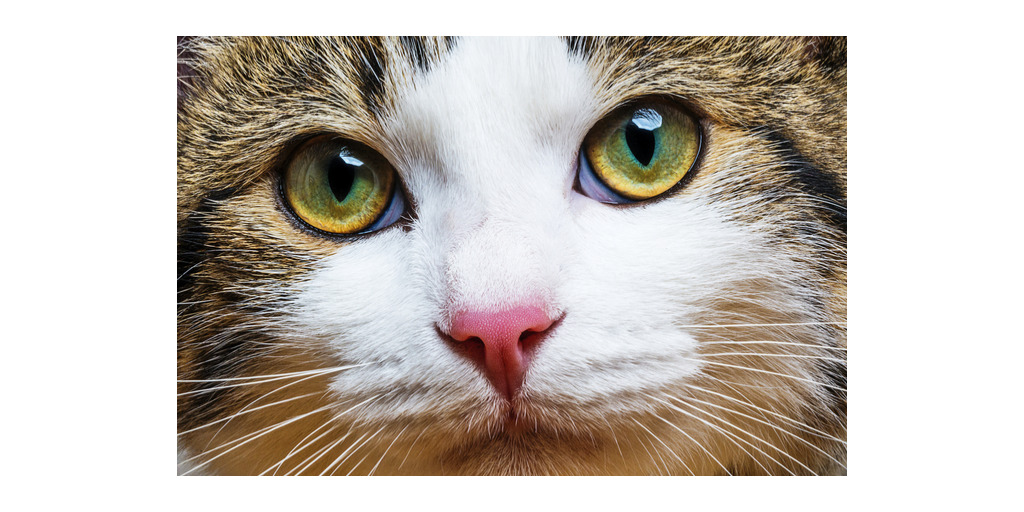
#> input picture ex3/externals/cat.jpg, 1024 x 512 px; its folder holds only this picture in this run
$ python -i sol4.py   (imports and definitions only)   (older library calls are emulated)
#> lines starting #> are read from the running program, lines starting #| are printed output that depends on the picture; after the words box and inside, x2 and y2 are one past the last pixel; in counts of white or black regions, pixels touching at a corner belong together
### ex4/sol4_utils.py
import numpy as np
from skimage.color import rgb2gray
from scipy.misc import imread
import scipy.signal


# [19 lines left out: function read_image, not called in this run]


def create_kernel(kernel_size):
    """
    Creates a blurring kernel of
    :param kernel_size: The size of the gaussian kernel in each dimension
    :return: a blurring kernel with the shape kernel_size X kernel_size containing the approximation of the gaussian
    distribution using the binomial coefficients
    """
    kernel_base = np.array([[1, 1]]).astype(np.float64)
    for i in range(kernel_size - 2):
        kernel_base = scipy.signal.convolve2d(kernel_base, np.array([[1, 1]]))
    kernel = np.outer(kernel_base, kernel_base)
    norm_kernel = kernel/np.sum(kernel)
    return norm_kernel


# [126 lines left out: functions create_blur_filter, reduce_image, expand_image, build_gaussian_pyramid, build_laplacian_pyramid, laplacian_to_image, not called in this run]


def blur_spatial(im, kernel_size):
    """
    Blurs the given image using convolution with a blurring gaussian kernel
    :param im: The given image to blur (grayscale float64 image).
    :param kernel_size: The size of the gaussian kernel in each dimension
    :return: The output blurry image (grayscale float64 image).
    """
    if kernel_size == 1:
        return im
    kernel = create_kernel(kernel_size)
    blurred_im = scipy.signal.convolve2d(im, kernel, mode='same', boundary='wrap')
    return blurred_im


# [29 lines left out: function pyramid_blending, not called in this run]

### ex4/sol4.py
import numpy as np
import os
import matplotlib.pyplot as plt
import scipy
from scipy.misc import imsave
import shutil
import random
import math

from scipy.ndimage.morphology import generate_binary_structure
from scipy.ndimage.filters import maximum_filter
from scipy.ndimage import label, center_of_mass

import sol4_utils

CORNER_DETECTOR_K = 0.04


def non_maximum_suppression(image):
    """
    Finds local maximas of an image.
    :param image: A 2D array representing an image.
    :return: A boolean array with the same shape as the input image, where True indicates local maximum.
    """
    # Find local maximas.
    neighborhood = generate_binary_structure(2, 2)
    local_max = maximum_filter(image, footprint=neighborhood) == image
    local_max[image < (image.max()*0.1)] = False

    # Erode areas to single points.
    lbs, num = label(local_max)
    centers = center_of_mass(local_max, lbs, np.arange(num)+1)
    centers = np.stack(centers).round().astype(np.int)
    ret = np.zeros_like(image, dtype=np.bool)
    ret[centers[:, 0], centers[:, 1]] = True

    return ret


def harris_corner_detector(im):
    """
    Detects harris corners.
    :param im: A 2D array representing an image.
    :return: An array with shape (N,2), where ret[i,:] are the [x,y] coordinates of the ith corner points.
    """
    x_der = np.array([[1, 0, -1]])
    y_der = np.array([[1, 0, -1]]).T

    im_x = scipy.signal.convolve2d(im, x_der, mode='same', boundary='symm')
    im_y = scipy.signal.convolve2d(im, y_der, mode='same',  boundary='symm')

    im_xx = sol4_utils.blur_spatial(im_x*im_x, 3)
    im_yy = sol4_utils.blur_spatial(im_y*im_y, 3)
    im_xy = sol4_utils.blur_spatial(im_x*im_y, 3)

    im_det = im_xx*im_yy - im_xy**2
    im_trace = im_xx + im_yy
    R = im_det - CORNER_DETECTOR_K*(im_trace**2)
    local_maximums = non_maximum_suppression(R)
    y_indices, x_indices = np.where(local_maximums)
    return np.column_stack((x_indices, y_indices))


# [326 lines left out: functions spread_out_corners, sample_descriptor, find_features, match_features, estimate_rigid_transform, apply_homography and 7 more, not called in this run]


class PanoramicVideoGenerator:
    """
    Generates panorama from a set of images.
    """

    # [137 lines left out: functions __init__, align_images, generate_panoramic_images, save_panoramas_to_video, show_panorama, not called in this run]

>>> import cv2
>>> picture = cv2.imread('../ex3/externals/cat.jpg', cv2.IMREAD_GRAYSCALE)
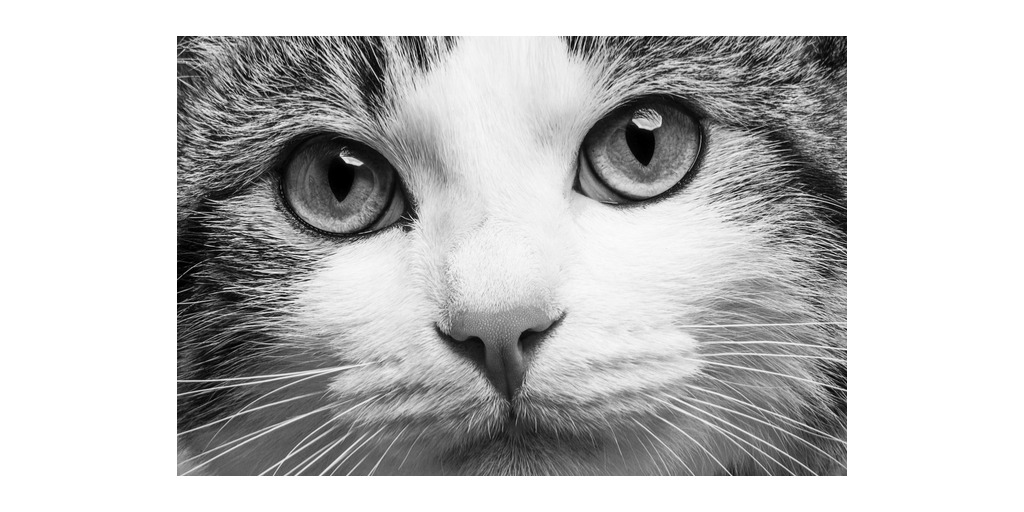
#> picture: shape (512, 1024); min 0, max 255, mean 193
>>> result = harris_corner_detector(picture)
#> in harris_corner_detector, `im_y = scipy.signal.convolve2d(im, y_der, mode='same',  boundary='symm')`:
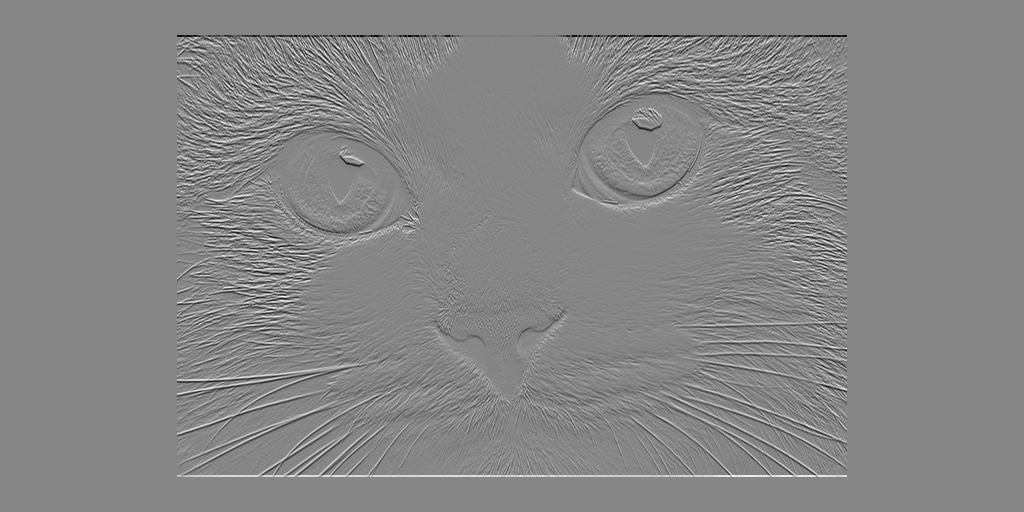
#> im_y: shape (512, 1024) int64; min -253, max 228, mean 0; drawn with min black and max white
#> call 3 of blur_spatial, with kernel_size = 3
#> in blur_spatial (call 3), `blurred_im = scipy.signal.convolve2d(im, kernel, mode='same', boundary..`:
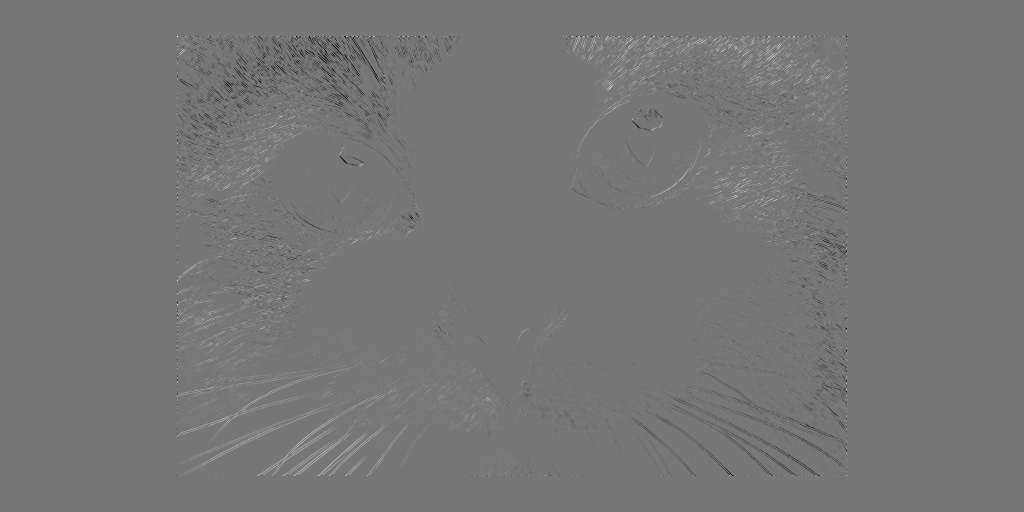
#> im: shape (512, 1024) int64; min -42168, max 47652, mean -46.5; drawn with min black and max white
#> in harris_corner_detector, `im_det = im_xx*im_yy - im_xy**2`:
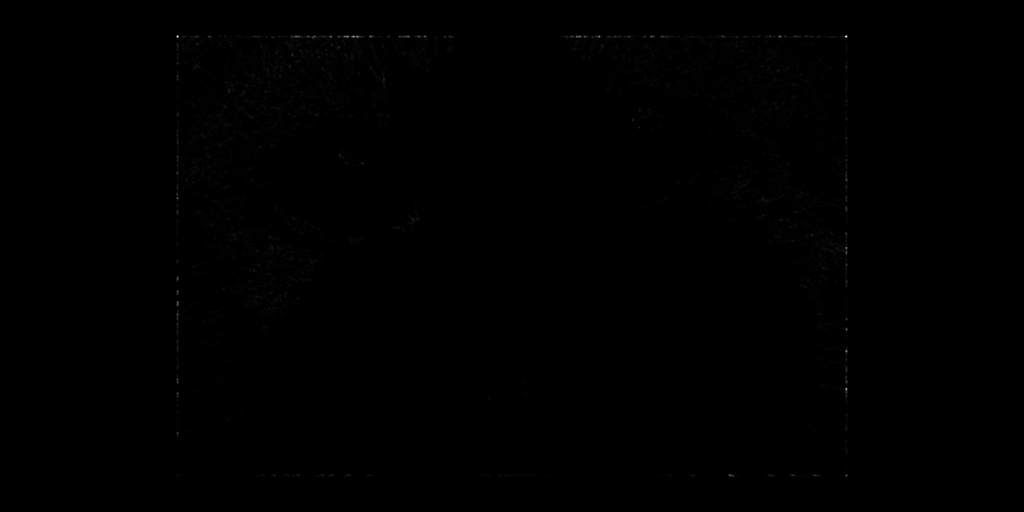
#> im_det: shape (512, 1024) float64; min 0, max 567893803.5, mean 912333.5; drawn with min black and max white
#> in harris_corner_detector, `im_trace = im_xx + im_yy`:
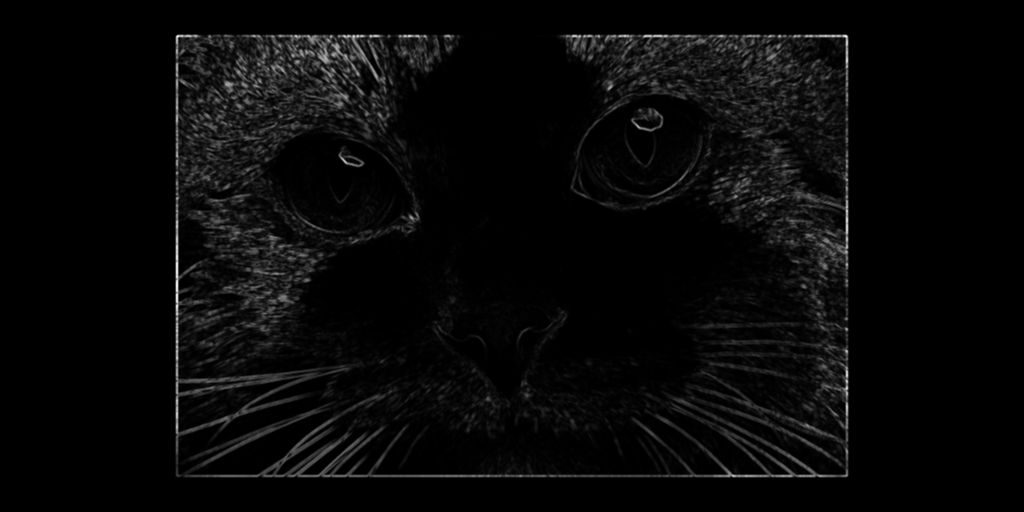
#> im_trace: shape (512, 1024) float64; min 0, max 53026.8, mean 1804.9; drawn with min black and max white
#> in harris_corner_detector, `R = im_det - CORNER_DETECTOR_K*(im_trace**2)`:
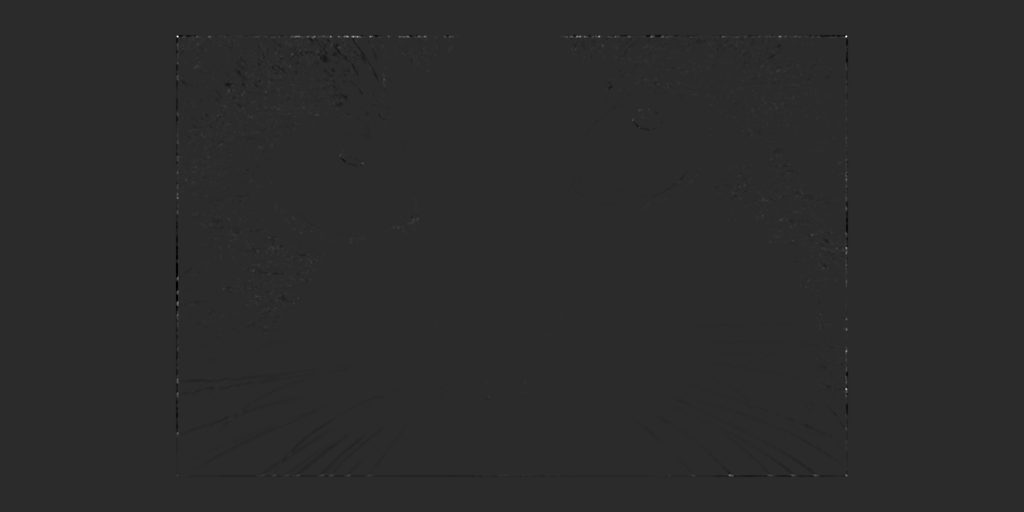
#> R: shape (512, 1024) float64; min -93243326.2, max 457939442.6, mean 143770.9; drawn with min black and max white
#> in non_maximum_suppression, `local_max = maximum_filter(image, footprint=neighborhood) == image`:
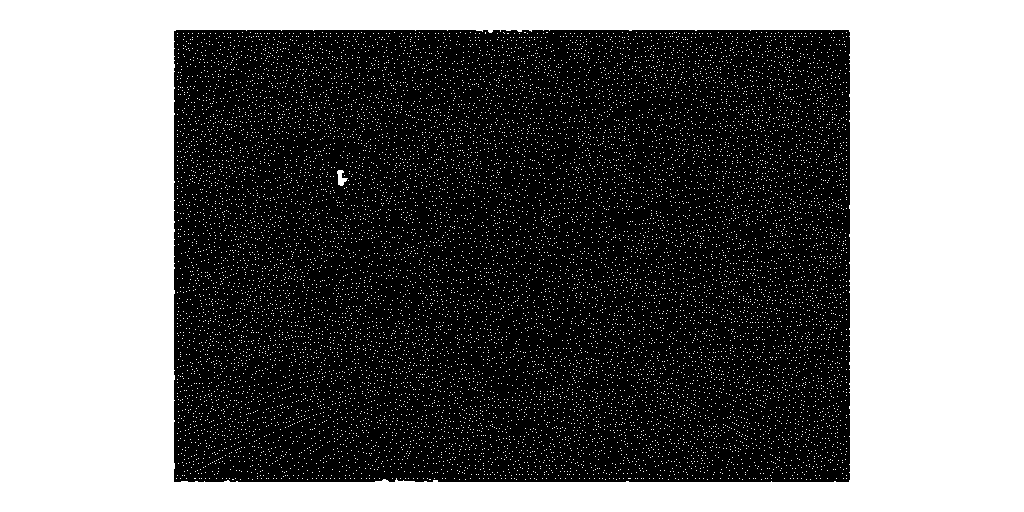
#> local_max: shape (512, 1024) bool; 44.4% white; 13488 white regions (13486 under 20 px), largest, box (x1, y1, x2, y2) and area: (0, 0, 1024, 512) 218981, (337, 170, 348, 186) 97
#> in non_maximum_suppression, `local_max[image < (image.max()*0.1)] = False`: local_max: shape (512, 1024) bool; 0.02% white in thin lines or dots, all inside (x1, y1, x2, y2) = (177, 36, 847, 476)
#> in non_maximum_suppression, `lbs, num = label(local_max)`: lbs: shape (512, 1024) int32; 106 distinct labels, from 0 to 105
#> in non_maximum_suppression, `lbs, num = label(local_max)`: num = 105
#> in non_maximum_suppression, `centers = center_of_mass(local_max, lbs, np.arange(num)+1)`: centers = 105 pairs, first value 36 to 475, second value 177 to 846
#> in harris_corner_detector, `y_indices, x_indices = np.where(local_maximums)`: y_indices = 105 values from 36 to 475; x_indices = 105 values, max 846 at index 42, min 177 at index 0, mean 512.9
#> result = 105 pairs, first value 177 to 846, second value 36 to 475

$ run again, on ex3/externals/river.jpg
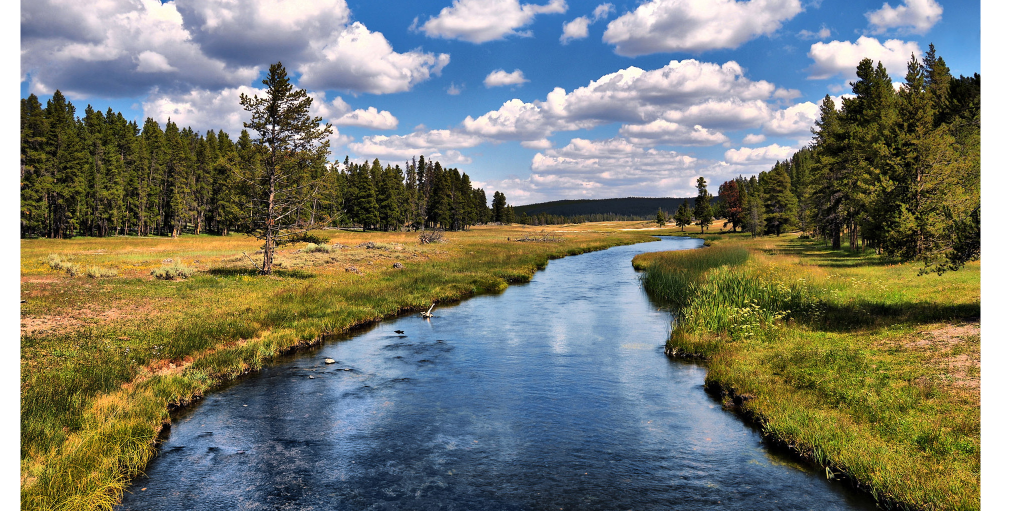
#> input picture ex3/externals/river.jpg, 2048 x 1024 px (shown at 1/2 size)
#> in non_maximum_suppression, `local_max = maximum_filter(image, footprint=neighborhood) == image`:
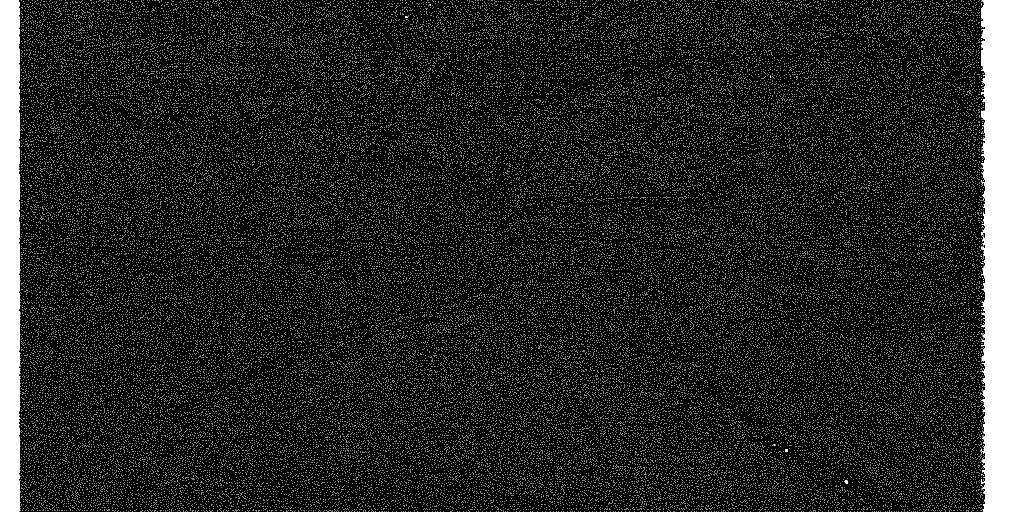
#> local_max: shape (1024, 2048) bool (shown at 1/2 size); 9.7% white; 80873 white regions (80869 under 20 px), largest, box (x1, y1, x2, y2) and area: (1963, 0, 2048, 1024) 82288, (0, 0, 39, 1024) 39803, (1689, 960, 1695, 968) 34, (1570, 898, 1576, 904) 31
#> in non_maximum_suppression, `local_max[image < (image.max()*0.1)] = False`:
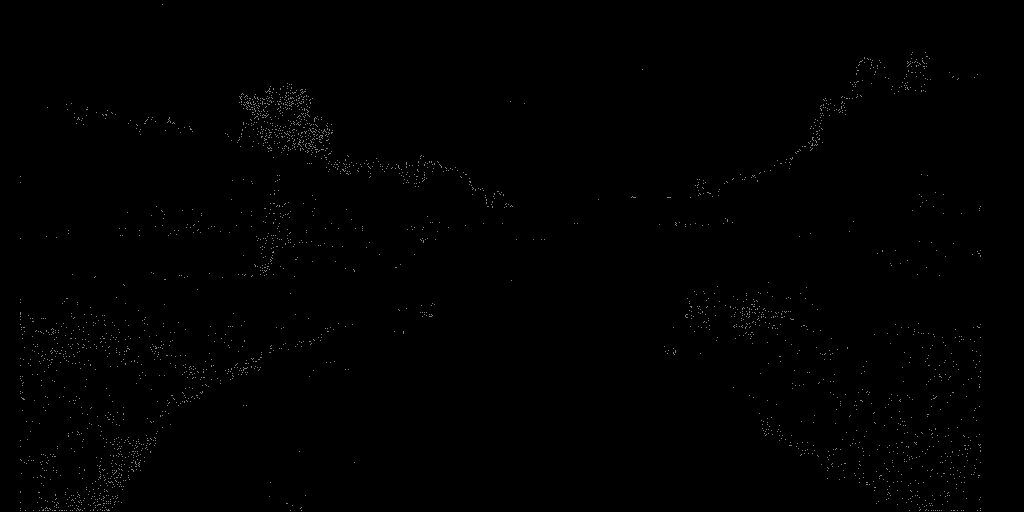
#> local_max: shape (1024, 2048) bool (shown at 1/2 size); 0.16% white in thin lines or dots
#> lbs: shape (1024, 2048) int32; 3417 distinct labels, from 0 to 3416
#> num = 3416
#> centers = 3416 pairs, first value 8 to 1021, second value 41 to 1960
#> y_indices = 3416 values from 8 to 1021; x_indices = 3416 values, max 1960 at index 1287, min 41 at index 1139, mean 857.7
#> result = 3416 pairs, first value 41 to 1960, second value 8 to 1021
